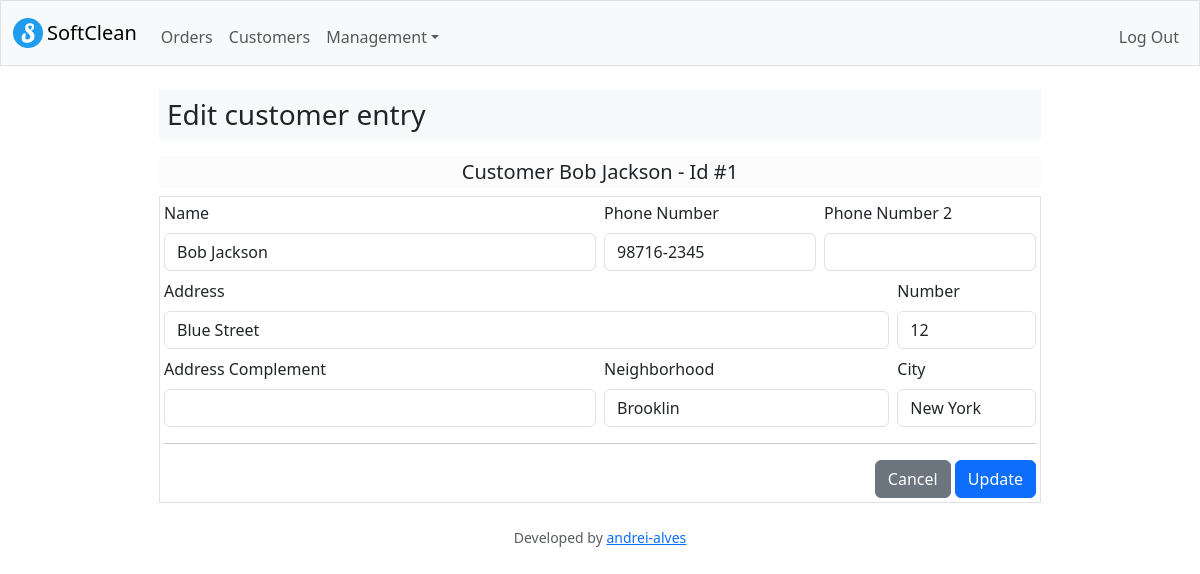
The app's page /customers/edit=1 (signed in) with its own data.
### tables this page shows
CREATE TABLE customers (
    id INTEGER PRIMARY KEY AUTOINCREMENT NOT NULL,
    name TEXT NOT NULL,
    phone TEXT NOT NULL,
    phone2 TEXT,
    address TEXT,
    address_number TEXT,
    address_complement TEXT,
    neighborhood TEXT,
    city TEXT
);

### app.py (the view)
@app.route("/customers/edit=<customer_id>", methods=["GET", "POST"])
@login_required
def edit_customer(customer_id):
    if request.method == "POST":
        if not request.form.get("name"):
            flash("You must provide a name")
            return redirect("/customers")
        elif not request.form.get("phone"):
            flash("You must provide a phone number")
            return redirect("/customers")
        rows = db.execute(
            "SELECT * FROM customers WHERE phone = ? AND NOT id = ?;",
             request.form.get("phone"),
             customer_id
        )
        if len(rows) != 0:
            flash("Phone number is already registered")
            return redirect("/customers")
        standardized_name = request.form.get("name").title()
        db.execute(
            "UPDATE customers SET name = ?, phone = ?, phone2 = ?, address = ?, address_number = ?, address_complement = ?, neighborhood = ?, city = ? WHERE id = ?;",
            standardized_name,
            request.form.get("phone"),
            request.form.get("phone2"),
            request.form.get("address"),
            request.form.get("address_number"),
            request.form.get("complement"),
            request.form.get("neighborhood"),
            request.form.get("city"),
            customer_id
        )
        flash(f"Customer #{customer_id} registry successfully updated!")
        return redirect("/customers")
    else:
        customer = db.execute(
            "SELECT * FROM customers WHERE id = ?;",
            customer_id
        )
        return render_template("edit_customer.html", customer=customer[0])

### app.py (called while the page is built)
@app.after_request
def after_request(response):
    response.headers["Cache-Control"] = "no-cache, no-store, must-revalidate"
    response.headers["Expires"] = 0
    response.headers["Pragma"] = "no-cache"
    return response

### helpers.py (called while the page is built)
def login_required(f):
    @wraps(f)
    def decorated_function(*args, **kwargs):
        if session.get("user_id") is None:
            return redirect("/login")
        return f(*args, **kwargs)
    return decorated_function

### templates/edit_customer.html (shortened to what this page needs)
{% extends "layout.html" %}
{% block main %}
<div class="d-flex justify-content-center mb-2">
    <h3 class="bg-light w-75 p-2 text-start">Edit customer entry</h3>
</div>
<div class="d-flex justify-content-center mb-0">
    <h5 class="bg-light-subtle w-75 p-1 text-center">Customer {{ customer["name"]}} - Id #{{ customer["id"] }}
    </h5>
</div>
<div class="d-flex justify-content-center mt-0">
    <form action="/customers/edit={{ customer['id'] }}" method="post" class="w-75 text-start border p-1">
        <div class="row g-2">
            <div class="col-md-6">
                <label for="name" class="form-label">Name</label>
                <input type="text" class="form-control" id="name" name="name" autocomplete="off" value="{{ customer['name'] }}">
            </div>
            <div class="col-md-3">
                <label for="phone" class="form-label">Phone Number</label>
                <input type="text" class="form-control" id="phone" name="phone" autocomplete="off" value="{{ customer['phone'] }}">
            </div>
            <div class="col-md-3">
                <label for="phone2" class="form-label">Phone Number 2</label>
                <input type="text" class="form-control" id="phone2" name="phone2" autocomplete="off" value="{{ customer['phone2'] }}">
            </div>
            <div class="col-md-10">
                <label for="address" class="form-label">Address</label>
                <input type="text" class="form-control" id="address" name="address" autocomplete="off" value="{{ customer['address'] }}">
            </div>
            <div class="col-md-2">
                <label for="address_number" class="form-label">Number</label>
                <input type="text" class="form-control" id="address_number" name="address_number" autocomplete="off" value="{{ customer['address_number'] }}">
            </div>
            <div class="col-md-6">
                <label for="complement" class="form-label">Address Complement</label>
                <input type="text" class="form-control" id="complement" name="complement" autocomplete="off" value="{{ customer['address_complement'] }}">
            </div>
            <div class="col-md-4">
                <label for="neighborhood" class="form-label">Neighborhood</label>
                <input type="text" class="form-control" id="neighborhood" name="neighborhood" autocomplete="off" value="{{ customer['neighborhood'] }}">
            </div>
            <div class="col-md-2">
                <label for="city" class="form-label">City</label>
                <input type="text" class="form-control" id="city" name="city" autocomplete="off" value="{{ customer['city'] }}">
            </div>
        </div>
        <hr>
        <div class="text-end mt-2">
            <a href="/customers" class="btn btn-secondary">Cancel</a>
            <button type="submit" class="btn btn-primary">Update</button>
        </div>
    </form>
</div>
{% endblock %}

### records on screen
customers: name "Bob Jackson", id "1", phone "98716-2345", address "Blue Street", address_number "12", neighborhood "Brooklin", city "New York"
